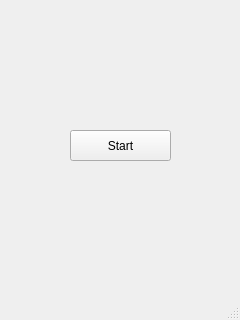
<?xml version="1.0" encoding="UTF-8"?>
<ui version="4.0">
 <class>MainWindow</class>
 <widget class="QMainWindow" name="MainWindow">
  <property name="geometry">
   <rect>
    <x>0</x>
    <y>0</y>
    <width>240</width>
    <height>320</height>
   </rect>
  </property>
  <property name="windowTitle">
   <string>Remote OS</string>
  </property>
  <widget class="QWidget" name="centralwidget">
   <widget class="QPushButton" name="pushButton">
    <property name="geometry">
     <rect>
      <x>70</x>
      <y>130</y>
      <width>101</width>
      <height>31</height>
     </rect>
    </property>
    <property name="text">
     <string>Start</string>
    </property>
   </widget>
   <widget class="QLabel" name="label">
    <property name="geometry">
     <rect>
      <x>70</x>
      <y>50</y>
      <width>101</width>
      <height>41</height>
     </rect>
    </property>
    <property name="text">
     <string/>
    </property>
   </widget>
  </widget>
  <widget class="QStatusBar" name="statusbar"/>
 </widget>
 <resources/>
 <connections/>
</ui>
